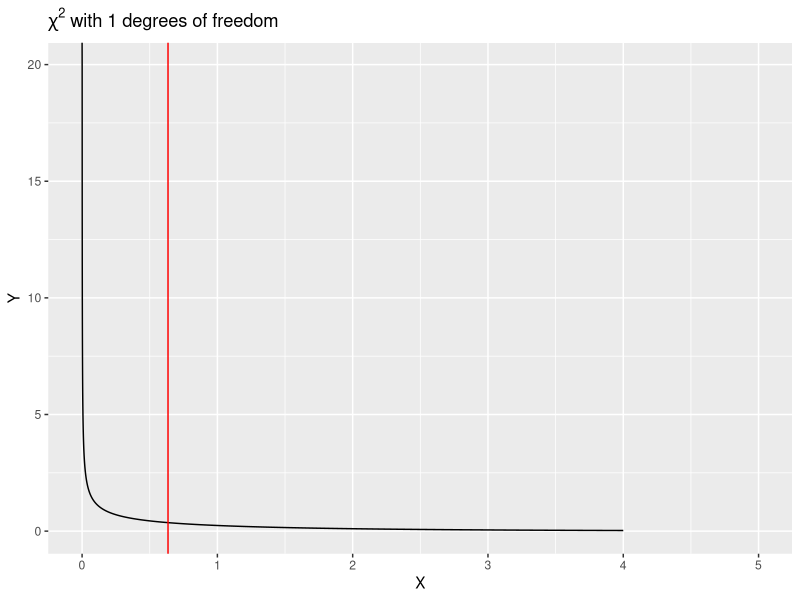
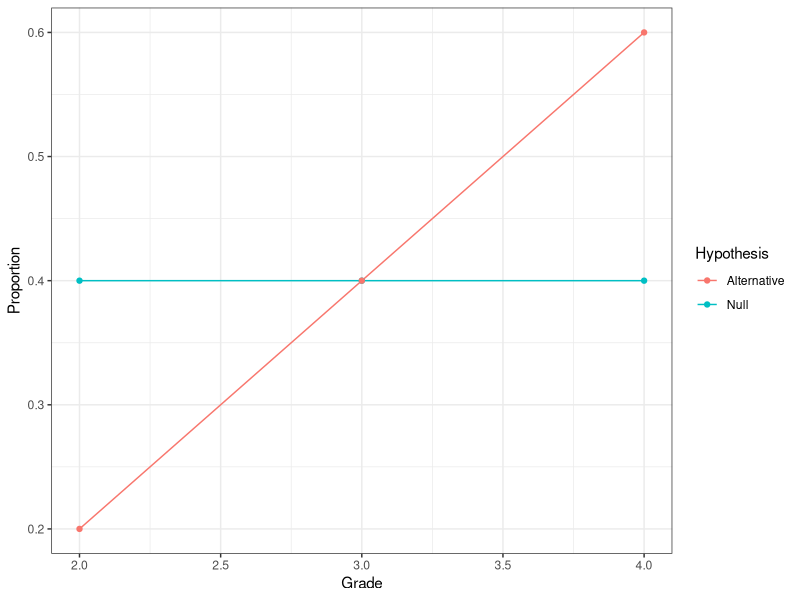

Write R code to recreate these figures, in order.
## ---- chunk 1
knitr::opts_chunk$set(comment = NA,echo=FALSE,message=FALSE,warning = FALSE,fig.height=6)
## ---- chunk 2
library(knitr)
library(ggplot2)
library(gridExtra)
## ---- chunk 3
df <- data.frame(`Head Injury` = c(372,267), `Other Injury` = c(4715,1391))
rownames(df) <- c("Wearing Helmet","Not Wearing Helmet")
df
## ---- chunk 4
df <- data.frame(`Tumour Did Not Shrink` = c(44,24), `Tumour Did Shrink` = c(40,16))
rownames(df) <- c("Treatment","Placebo")
df
## ---- chunk 5
df2 <- cbind(df, rowSums(df))
df2 <- rbind(df2, colSums(df))
colnames(df2)[3] <- rownames(df2)[3] <- "Total"
df2
## ---- chunk 6
csq <- chisq.test(df,correct = FALSE)
df
## ---- chunk 7
round(csq$expected,1)
## ---- chunk 8
degf <- csq$parameter

xmax <- max(4,csq$statistic)
xs <- seq(0, xmax, length.out = 10000)
df <- data.frame(X = xs, Y = dchisq(xs,degf))

title <- substitute(paste(chi^2, " with ", degf, " degrees of freedom"),list(degf=degf))

p <- ggplot(df, aes(x=X,y=Y)) + geom_line() + geom_vline(xintercept=csq$statistic,col="red") + xlim(0,xmax+1) + ggtitle(title)
p
pval <- round(csq$p.value,2)

## ---- chunk 9
df <- data.frame(Tumour.Did.Not.Shrink = c(8,9), Tumour.Did.Shrink = c(3,4))
rownames(df) <- c("Treatment","Placebo")
df2 <- cbind(df, rowSums(df))
df2 <- rbind(df2, colSums(df))
colnames(df2)[3] <- rownames(df2)[3] <- "Total"
df2
## ---- chunk 10
exp <- round(chisq.test(df)$expected,1)
## ---- chunk 11
exp
pv <- fisher.test(df)$p.value
## ---- chunk 12
df <- data.frame(Tumour.Did.Not.Shrink = c(18,15,11), Tumour.Did.Shrink = c(5,14,21))
rownames(df) <- c("Grade 1","Grade 2", "Grade 3")
df2 <- cbind(df, rowSums(df))
df2 <- rbind(df2, colSums(df))
colnames(df2)[3] <- rownames(df2)[4] <- "Total"
df2
## ---- chunk 13
df2
## ---- chunk 14
exp <- round(chisq.test(df)$expected,1)
exp
## ---- chunk 15
library(ggplot2)
df <- data.frame(Grade= rep(c(2,3,4),2), Proportion=c(0.4,0.4,0.4,0.2,0.4,0.6), Hypothesis=c(rep("Null",3),rep("Alternative",3)))
ggplot(df, aes(x=Grade, y=Proportion,col=Hypothesis)) + geom_line() + geom_point() + theme_bw()
